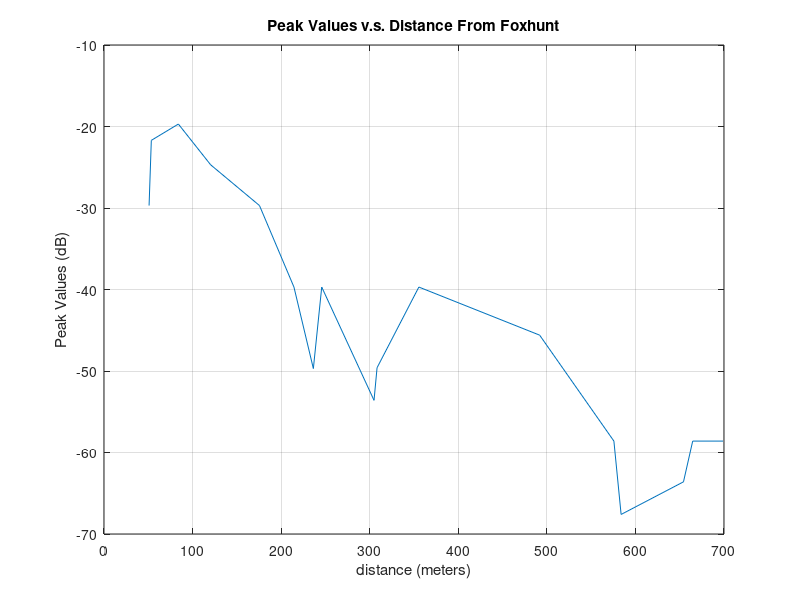
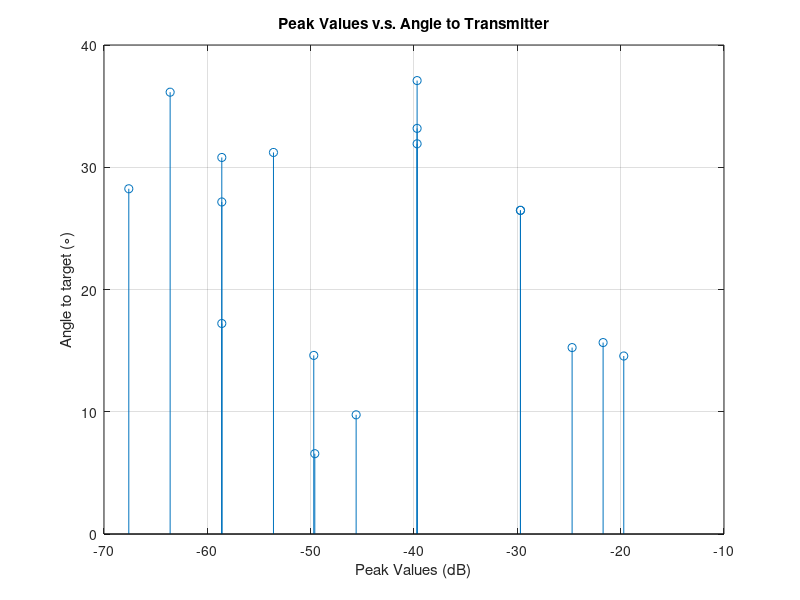

Here is the MATLAB script that generated these plots, in order:
% Lab4Plotting

load('Lab4Distances.mat');
load('Lab4Angles.mat');

peaks = [-20, -20, -25, -29, -20, -15, -11, -7, -20, -20, -30, -20, -10, -10, -5, -2, 0];

gains = [38.6, 38.6, 38.6, 38.6, 38.6, 38.6, 38.6, 38.6, 19.7, 19.7, 19.7, 19.7, 19.7, 19.7, 19.7, 19.7, 19.7];

actualPeaks = peaks - gains;

[sortedDistances, indexes] = sort(distances);

sortedActualPeaks(indexes) = actualPeaks;
sortedAngles(indexes) = angles;

figure(1);
plot(sortedDistances,sortedActualPeaks);
title('Peak Values v.s. Distance From Foxhunt');
ylabel('Peak Values (dB)');
xlabel('distance (meters)');
grid on;

[hlowSortedPeaks,indexes] = sort(actualPeaks);

figure(2);
stem(hlowSortedPeaks, sortedAngles(indexes));
title('Peak Values v.s. Angle to Transmitter');
ylabel('Angle to target (\circ)');
xlabel('Peak Values (dB)');
grid on;

i = 1:length(distances);

% generate a markdown table from matlab data
table = horzcat(i', distances', peaks', gains', actualPeaks');
% then copy into a new file in Vim and run:
% :%s/\t/ | /g
% to replace tabs with ' | '
% then run:
% :%s/^/| /g
% to replace start of line with '| '
% then run:
% :%s/$/ |/g
%
% you can also run these three commands in place in a report,
% just change the % to a range of lines this command should affect:
% :10,20s/%/ |/g (for example)